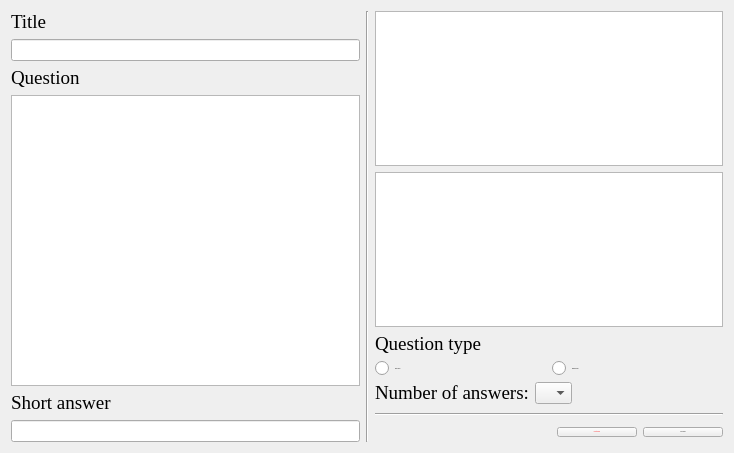
<?xml version="1.0" encoding="UTF-8"?>
<ui version="4.0">
 <class>ManageQuestion</class>
 <widget class="QWidget" name="ManageQuestion">
  <property name="geometry">
   <rect>
    <x>0</x>
    <y>0</y>
    <width>734</width>
    <height>453</height>
   </rect>
  </property>
  <property name="windowTitle">
   <string>ManageQuestion</string>
  </property>
  <property name="styleSheet">
   <string notr="true">QLineEdit, QPlainTextEdit, QComboBox, QRadioButton, QPushButton
{
font: 15px &quot;Times New Roman&quot;;
}
</string>
  </property>
  <layout class="QHBoxLayout" name="horizontalLayout_3">
   <item>
    <layout class="QHBoxLayout" name="frameHorizontalLayout">
     <item>
      <layout class="QVBoxLayout" name="leftVerticalLayout">
       <item>
        <widget class="QLabel" name="titleLabel">
         <property name="font">
          <font>
           <family>Times New Roman</family>
           <pointsize>14</pointsize>
           <weight>50</weight>
           <italic>false</italic>
           <bold>false</bold>
          </font>
         </property>
         <property name="text">
          <string>Title</string>
         </property>
        </widget>
       </item>
       <item>
        <widget class="QLineEdit" name="titleInput">
         <property name="font">
          <font>
           <family>Times New Roman</family>
           <pointsize>-1</pointsize>
           <weight>50</weight>
           <italic>false</italic>
           <bold>false</bold>
          </font>
         </property>
        </widget>
       </item>
       <item>
        <widget class="QLabel" name="questionLabel">
         <property name="font">
          <font>
           <family>Times New Roman</family>
           <pointsize>14</pointsize>
           <weight>50</weight>
           <italic>false</italic>
           <bold>false</bold>
          </font>
         </property>
         <property name="text">
          <string>Question</string>
         </property>
        </widget>
       </item>
       <item>
        <widget class="QPlainTextEdit" name="questionInput">
         <property name="font">
          <font>
           <family>Times New Roman</family>
           <pointsize>-1</pointsize>
           <weight>50</weight>
           <italic>false</italic>
           <bold>false</bold>
          </font>
         </property>
        </widget>
       </item>
       <item>
        <widget class="QLabel" name="answerLabel">
         <property name="font">
          <font>
           <family>Times New Roman</family>
           <pointsize>14</pointsize>
           <weight>50</weight>
           <italic>false</italic>
           <bold>false</bold>
          </font>
         </property>
         <property name="text">
          <string>Short answer</string>
         </property>
        </widget>
       </item>
       <item>
        <widget class="QLineEdit" name="answerInput">
         <property name="font">
          <font>
           <family>Times New Roman</family>
           <pointsize>-1</pointsize>
           <weight>50</weight>
           <italic>false</italic>
           <bold>false</bold>
          </font>
         </property>
        </widget>
       </item>
      </layout>
     </item>
     <item>
      <widget class="Line" name="line_2">
       <property name="orientation">
        <enum>Qt::Vertical</enum>
       </property>
      </widget>
     </item>
     <item>
      <layout class="QVBoxLayout" name="rightVerticalLayout">
       <item>
        <widget class="QTableWidget" name="domainTableWidget">
         <property name="styleSheet">
          <string notr="true">QTableWidget
{
	font: 15px &quot;Times New Roman&quot;;
}

QHeaderView::section 
{
    background-color: silver;
    border: none;
	font-family: Times new Roman;
	font-size: 16px;
}

QTableWidget::item:selected
{ 
background-color: rgb(36, 36, 36);
color: white;
}</string>
         </property>
         <property name="editTriggers">
          <set>QAbstractItemView::NoEditTriggers</set>
         </property>
         <property name="selectionMode">
          <enum>QAbstractItemView::SingleSelection</enum>
         </property>
         <property name="selectionBehavior">
          <enum>QAbstractItemView::SelectRows</enum>
         </property>
         <property name="gridStyle">
          <enum>Qt::DashLine</enum>
         </property>
         <property name="sortingEnabled">
          <bool>true</bool>
         </property>
        </widget>
       </item>
       <item>
        <widget class="QTableWidget" name="chapterTableWidget">
         <property name="styleSheet">
          <string notr="true">QTableWidget
{
	font: 15px &quot;Times New Roman&quot;;
}

QHeaderView::section 
{
    background-color: silver;
    border: none;
	font-family: Times new Roman;
	font-size: 16px;
}

QTableWidget::item:selected
{ 
background-color: rgb(36, 36, 36);
color: white;
}</string>
         </property>
         <property name="editTriggers">
          <set>QAbstractItemView::NoEditTriggers</set>
         </property>
         <property name="selectionMode">
          <enum>QAbstractItemView::SingleSelection</enum>
         </property>
         <property name="selectionBehavior">
          <enum>QAbstractItemView::SelectRows</enum>
         </property>
         <property name="gridStyle">
          <enum>Qt::DashLine</enum>
         </property>
         <property name="sortingEnabled">
          <bool>true</bool>
         </property>
        </widget>
       </item>
       <item>
        <widget class="QLabel" name="questionTypeLabel">
         <property name="font">
          <font>
           <family>Times New Roman</family>
           <pointsize>14</pointsize>
           <weight>50</weight>
           <italic>false</italic>
           <bold>false</bold>
          </font>
         </property>
         <property name="text">
          <string>Question type</string>
         </property>
        </widget>
       </item>
       <item>
        <layout class="QHBoxLayout" name="questionTypeHorizontalLayout">
         <item>
          <widget class="QRadioButton" name="singleAnswerRadio">
           <property name="font">
            <font>
             <family>Times New Roman</family>
             <pointsize>-1</pointsize>
             <weight>50</weight>
             <italic>false</italic>
             <bold>false</bold>
            </font>
           </property>
           <property name="text">
            <string>single answer</string>
           </property>
          </widget>
         </item>
         <item>
          <widget class="QRadioButton" name="multipleAnswerRadio">
           <property name="font">
            <font>
             <family>Times New Roman</family>
             <pointsize>-1</pointsize>
             <weight>50</weight>
             <italic>false</italic>
             <bold>false</bold>
            </font>
           </property>
           <property name="text">
            <string>multiple answers</string>
           </property>
          </widget>
         </item>
        </layout>
       </item>
       <item>
        <layout class="QHBoxLayout" name="numberOfAnswersHorizontalLayout">
         <item>
          <widget class="QLabel" name="numberOfAnswersLabel">
           <property name="font">
            <font>
             <family>Times New Roman</family>
             <pointsize>14</pointsize>
             <weight>50</weight>
             <italic>false</italic>
             <bold>false</bold>
            </font>
           </property>
           <property name="text">
            <string>Number of answers:</string>
           </property>
          </widget>
         </item>
         <item>
          <widget class="QComboBox" name="numberOfAnswersComboBox">
           <property name="font">
            <font>
             <family>Times New Roman</family>
             <pointsize>-1</pointsize>
             <weight>50</weight>
             <italic>false</italic>
             <bold>false</bold>
            </font>
           </property>
          </widget>
         </item>
         <item>
          <spacer name="horizontalSpacer_2">
           <property name="orientation">
            <enum>Qt::Horizontal</enum>
           </property>
           <property name="sizeHint" stdset="0">
            <size>
             <width>40</width>
             <height>20</height>
            </size>
           </property>
          </spacer>
         </item>
        </layout>
       </item>
       <item>
        <spacer name="verticalSpacer">
         <property name="orientation">
          <enum>Qt::Vertical</enum>
         </property>
         <property name="sizeHint" stdset="0">
          <size>
           <width>20</width>
           <height>40</height>
          </size>
         </property>
        </spacer>
       </item>
       <item>
        <widget class="Line" name="line">
         <property name="orientation">
          <enum>Qt::Horizontal</enum>
         </property>
        </widget>
       </item>
       <item>
        <layout class="QHBoxLayout" name="saveButtonHorizontalLayout">
         <item>
          <spacer name="horizontalSpacer">
           <property name="orientation">
            <enum>Qt::Horizontal</enum>
           </property>
           <property name="sizeHint" stdset="0">
            <size>
             <width>40</width>
             <height>20</height>
            </size>
           </property>
          </spacer>
         </item>
         <item>
          <widget class="QPushButton" name="deleteButton">
           <property name="font">
            <font>
             <family>Times New Roman</family>
             <pointsize>-1</pointsize>
             <weight>50</weight>
             <italic>false</italic>
             <bold>false</bold>
            </font>
           </property>
           <property name="styleSheet">
            <string notr="true">color: red;</string>
           </property>
           <property name="text">
            <string>Delete question</string>
           </property>
          </widget>
         </item>
         <item>
          <widget class="QPushButton" name="saveButton">
           <property name="font">
            <font>
             <family>Times New Roman</family>
             <pointsize>-1</pointsize>
             <weight>50</weight>
             <italic>false</italic>
             <bold>false</bold>
            </font>
           </property>
           <property name="text">
            <string>Save changes</string>
           </property>
          </widget>
         </item>
        </layout>
       </item>
      </layout>
     </item>
    </layout>
   </item>
  </layout>
 </widget>
 <layoutdefault spacing="6" margin="11"/>
 <resources/>
 <connections/>
</ui>
